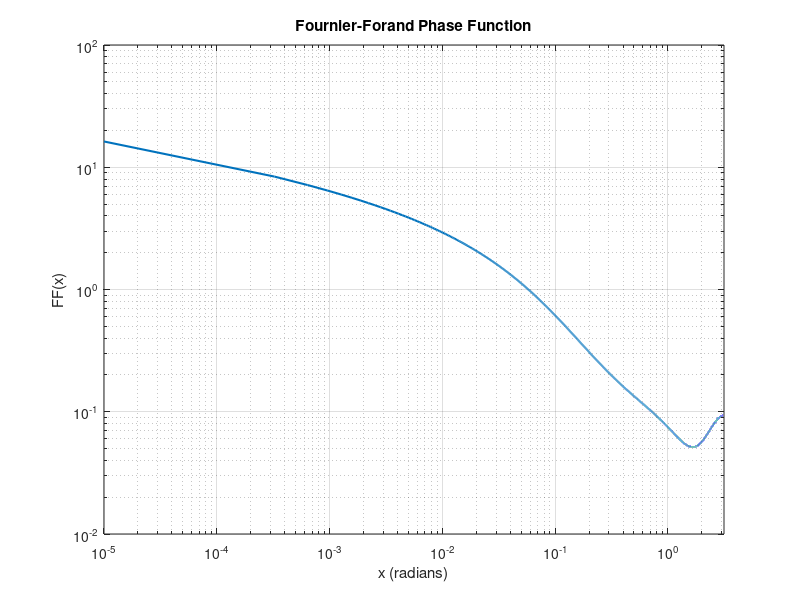
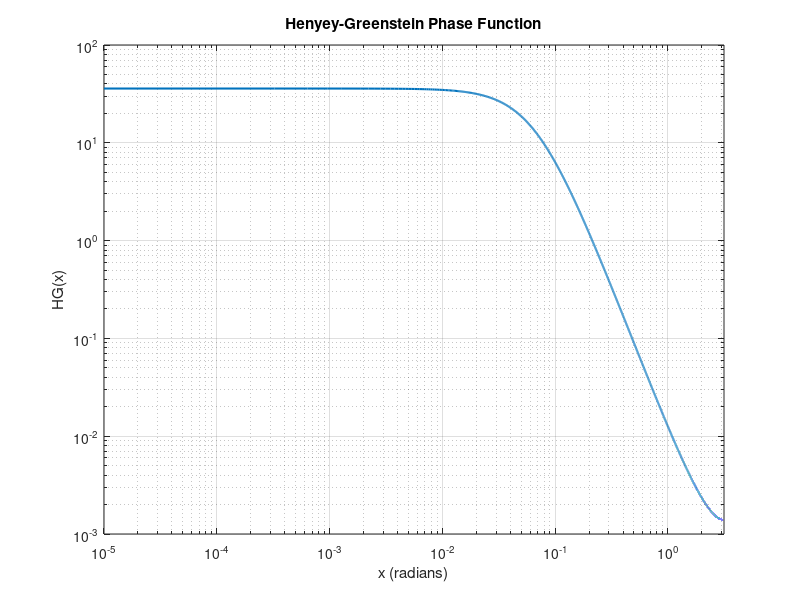

Recreate these plots in MATLAB, in order.
u = 4.9;
n = 0.9;
g = 0.9345;

%% Henyey-Greenstein
HG = @(x) (1 / (4*pi)) .* ...
    (1 - g^2) ./ ...
    (1 + g^2 - 2*g.*cos(x)).^(3/2);

%% Fournier-Forand
v = (3 - u) / 2;

s = @(x) (4 / (3 * (n - 1)^2)) .* sin(x / 2).^2;

B = @(x) ...
    (1 ./ (4*pi .* (1 - s(x)).^2 .* s(x).^v)) .* ...
    (v .* (1 - s(x)) ...
    - (1 - s(x).^v) ...
    + (s(x) .* (1 - s(x).^v) ...
    - v .* (1 - s(x))) .* sin(x / 2).^(-2)) ...
    + ((1 - s(pi).^v) / ...
    (16*pi * (s(pi) - 1) * s(pi).^v)) .* ...
    (3*cos(x).^2 - 1);

%% x in radians
x = linspace(1e-5, pi, 10000);

y_FF = B(x);
y_HG = HG(x);

%% Fournier-Forand Plot
figure;
loglog(x, y_FF, 'LineWidth', 1.5);
xlabel('x (radians)');
ylabel('FF(x)');
title('Fournier-Forand Phase Function');
grid on;
xlim([1e-5 pi]);

%% Henyey-Greenstein Plot
figure;
loglog(x, y_HG, 'LineWidth', 1.5);
xlabel('x (radians)');
ylabel('HG(x)');
title('Henyey-Greenstein Phase Function');
grid on;
xlim([1e-5 pi]);
